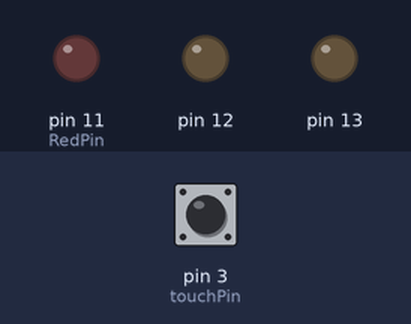
Bench run of a sketch on a simulated Arduino Uno, built with avr-gcc and run on an emulated ATmega328P. On the bench: output pins drawn as LEDs (lit = HIGH). Dashed ring = blinking. The test bench sets the inputs (shaded band); at power-on: pin 3 (touchPin) LOW.

Above: at 1.2 s.
1.3 s: pin 3 (touchPin) pulled HIGH for 3.2 s
At 1.7 s:
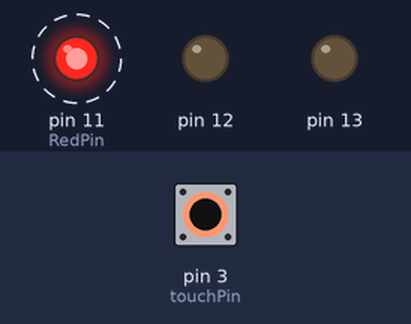
Timing chart, 0 to 6.3 s (numbered marks = the images above; inputs shaded):
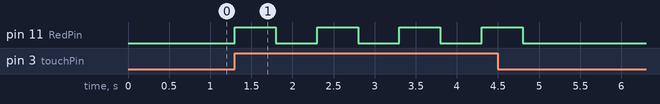

The sketch:

sketch_apr24a.ino
```cpp
int RedPin = 11; //the Red pin connects to digital pin 11 on the arduino
int BluePin = 10; //the Blue pin connects to digital pin 10 on the arduino
int GreenPin = 9 ;//the Green pin connects to digital pin 11 on the arduino
int value; //this will hold the value of a for loop we will createint RedPin = 11; //the Red pin connects to digital pin 11 on the arduino

const int touchPin = 3;
//store the time when last event happened
unsigned long lastEvent = 0;
//store the state of LED
boolean ledOn = false;


void setup() {
  // put your setup code here, to run once:
  pinMode(11, OUTPUT);
  pinMode(12, OUTPUT);
  pinMode(13, OUTPUT);
  pinMode(touchPin, INPUT);
}

int i = 1;

void loop() {

  //read touch sensor state
  int touchState = digitalRead(touchPin);

  //only interested in the HIGH signal
  if (touchState == HIGH) {
    digitalWrite(11, HIGH);
    delay(500);
    digitalWrite(11, LOW);
    delay(500);

  }
  else {

    digitalWrite(12, LOW);
  }


}
```

Measured:
- after the input at 1.3 s, pin 11 (RedPin): alternates HIGH for 0.50 s and LOW for 0.50 s, 8 changes in all, then stays LOW, starting at once
